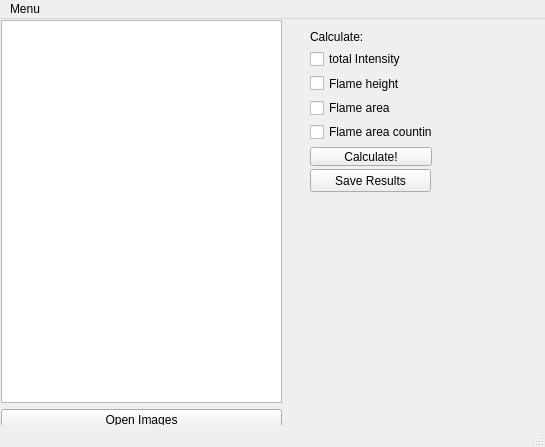
<?xml version="1.0" encoding="UTF-8"?>
<ui version="4.0">
 <class>BBA</class>
 <widget class="QMainWindow" name="BBA">
  <property name="geometry">
   <rect>
    <x>0</x>
    <y>0</y>
    <width>545</width>
    <height>447</height>
   </rect>
  </property>
  <property name="windowTitle">
   <string>BBA</string>
  </property>
  <widget class="QWidget" name="centralwidget">
   <widget class="QWidget" name="layoutWidget">
    <property name="geometry">
     <rect>
      <x>1</x>
      <y>1</y>
      <width>281</width>
      <height>411</height>
     </rect>
    </property>
    <layout class="QVBoxLayout" name="verticalLayout">
     <item>
      <widget class="QListWidget" name="ImageList"/>
     </item>
     <item>
      <widget class="QPushButton" name="OpenImages">
       <property name="text">
        <string>Open Images</string>
       </property>
      </widget>
     </item>
    </layout>
   </widget>
   <widget class="QPushButton" name="saveResults">
    <property name="geometry">
     <rect>
      <x>310</x>
      <y>150</y>
      <width>121</width>
      <height>23</height>
     </rect>
    </property>
    <property name="text">
     <string>Save Results</string>
    </property>
   </widget>
   <widget class="QWidget" name="">
    <property name="geometry">
     <rect>
      <x>310</x>
      <y>11</y>
      <width>122</width>
      <height>136</height>
     </rect>
    </property>
    <layout class="QVBoxLayout" name="verticalLayout_2">
     <item>
      <widget class="QLabel" name="label">
       <property name="text">
        <string>Calculate:</string>
       </property>
      </widget>
     </item>
     <item>
      <widget class="QCheckBox" name="cB_totalIntensity">
       <property name="sizePolicy">
        <sizepolicy hsizetype="Minimum" vsizetype="Fixed">
         <horstretch>0</horstretch>
         <verstretch>0</verstretch>
        </sizepolicy>
       </property>
       <property name="text">
        <string>total Intensity</string>
       </property>
      </widget>
     </item>
     <item>
      <widget class="QCheckBox" name="cB_flameHeight">
       <property name="text">
        <string>Flame height</string>
       </property>
      </widget>
     </item>
     <item>
      <widget class="QCheckBox" name="cB_flameArea">
       <property name="text">
        <string>Flame area</string>
       </property>
      </widget>
     </item>
     <item>
      <widget class="QCheckBox" name="cB_flameAreaCounting">
       <property name="text">
        <string>Flame area counting</string>
       </property>
      </widget>
     </item>
     <item>
      <widget class="QPushButton" name="pB_Calculate">
       <property name="text">
        <string>Calculate!</string>
       </property>
      </widget>
     </item>
    </layout>
   </widget>
  </widget>
  <widget class="QMenuBar" name="menubar">
   <property name="geometry">
    <rect>
     <x>0</x>
     <y>0</y>
     <width>545</width>
     <height>21</height>
    </rect>
   </property>
   <widget class="QMenu" name="menuMein_test">
    <property name="title">
     <string>Menu</string>
    </property>
    <addaction name="actionOpen_Images"/>
    <addaction name="actionOpen_Image_directory"/>
    <addaction name="actionClose"/>
    <addaction name="actionOpen_Settings"/>
    <addaction name="actionOpen_Plotter"/>
   </widget>
   <addaction name="menuMein_test"/>
  </widget>
  <widget class="QStatusBar" name="statusbar"/>
  <action name="actionOpen_Images">
   <property name="text">
    <string>Open Images</string>
   </property>
  </action>
  <action name="actionOpen_Image_directory">
   <property name="text">
    <string>Open Image directory</string>
   </property>
  </action>
  <action name="actionClose">
   <property name="text">
    <string>Close</string>
   </property>
  </action>
  <action name="actionOpen_Settings">
   <property name="text">
    <string>Open Settings</string>
   </property>
  </action>
  <action name="actionOpen_Plotter">
   <property name="text">
    <string>Open Plotter</string>
   </property>
  </action>
 </widget>
 <resources/>
 <connections>
  <connection>
   <sender>actionClose</sender>
   <signal>triggered()</signal>
   <receiver>BBA</receiver>
   <slot>close()</slot>
   <hints>
    <hint type="sourcelabel">
     <x>-1</x>
     <y>-1</y>
    </hint>
    <hint type="destinationlabel">
     <x>399</x>
     <y>299</y>
    </hint>
   </hints>
  </connection>
  <connection>
   <sender>OpenImages</sender>
   <signal>clicked()</signal>
   <receiver>BBA</receiver>
   <slot>openImages()</slot>
   <hints>
    <hint type="sourcelabel">
     <x>38</x>
     <y>416</y>
    </hint>
    <hint type="destinationlabel">
     <x>78</x>
     <y>378</y>
    </hint>
   </hints>
  </connection>
  <connection>
   <sender>actionOpen_Settings</sender>
   <signal>triggered()</signal>
   <receiver>BBA</receiver>
   <slot>openSettings()</slot>
   <hints>
    <hint type="sourcelabel">
     <x>-1</x>
     <y>-1</y>
    </hint>
    <hint type="destinationlabel">
     <x>347</x>
     <y>228</y>
    </hint>
   </hints>
  </connection>
  <connection>
   <sender>actionOpen_Plotter</sender>
   <signal>triggered()</signal>
   <receiver>BBA</receiver>
   <slot>openPlotter()</slot>
   <hints>
    <hint type="sourcelabel">
     <x>-1</x>
     <y>-1</y>
    </hint>
    <hint type="destinationlabel">
     <x>347</x>
     <y>228</y>
    </hint>
   </hints>
  </connection>
  <connection>
   <sender>pB_Calculate</sender>
   <signal>clicked()</signal>
   <receiver>BBA</receiver>
   <slot>calculateStuff()</slot>
   <hints>
    <hint type="sourcelabel">
     <x>393</x>
     <y>145</y>
    </hint>
    <hint type="destinationlabel">
     <x>393</x>
     <y>174</y>
    </hint>
   </hints>
  </connection>
  <connection>
   <sender>saveResults</sender>
   <signal>clicked()</signal>
   <receiver>BBA</receiver>
   <slot>saveResults()</slot>
   <hints>
    <hint type="sourcelabel">
     <x>359</x>
     <y>182</y>
    </hint>
    <hint type="destinationlabel">
     <x>359</x>
     <y>213</y>
    </hint>
   </hints>
  </connection>
 </connections>
 <slots>
  <slot>raysFunc()</slot>
  <slot>openImages()</slot>
  <slot>filepathClicked()</slot>
  <slot>plot_totalInt()</slot>
  <slot>openSettings()</slot>
  <slot>openPlotter()</slot>
  <slot>calculateStuff()</slot>
  <slot>saveResults()</slot>
 </slots>
</ui>
